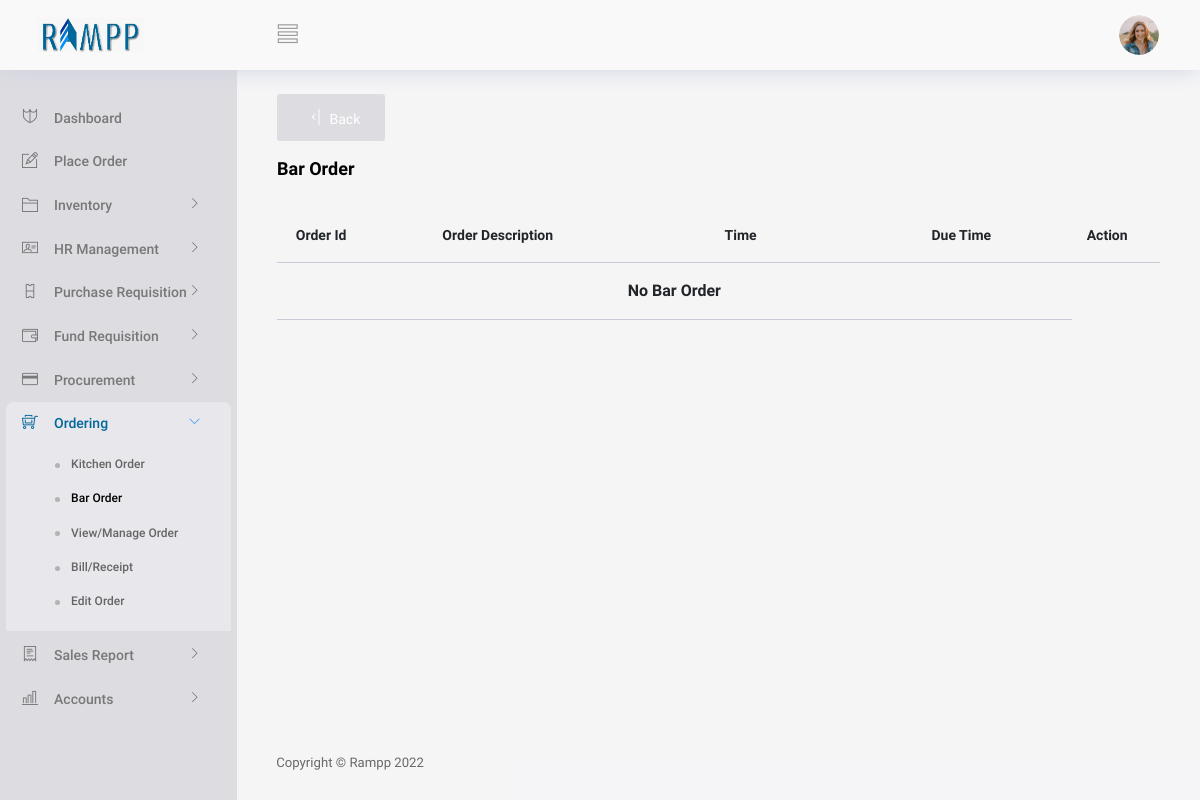
/View/Ordering/bar.php (signed in), run on an earlier commit of the app's database.
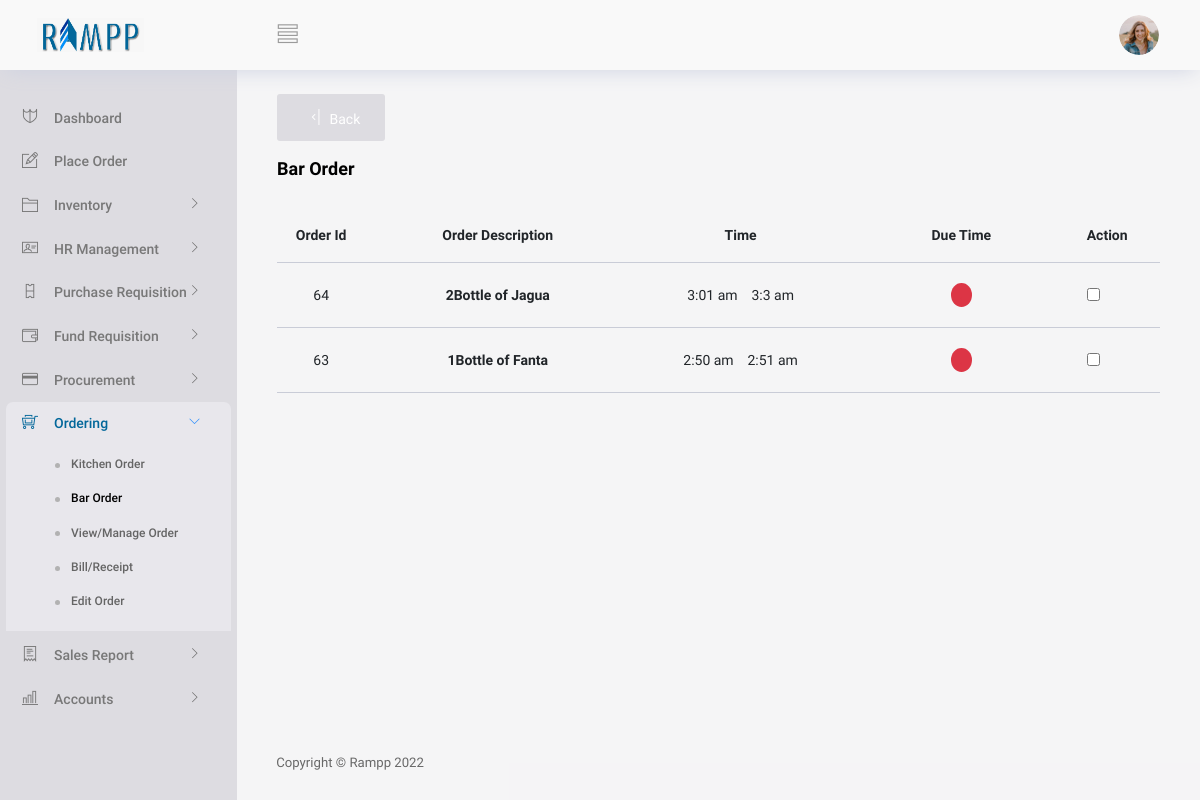
And on a later commit of the database.
### tables this page shows
CREATE TABLE IF NOT EXISTS `orders` (
  `sellerid` int(10) DEFAULT NULL,
  `orderid` int(10) NOT NULL,
  `totaltime` int(30) NOT NULL,
  `totalammount` int(200) NOT NULL,
  `status` int(10) NOT NULL,
  `orderdate` date NOT NULL,
  `odertime` varchar(30) NOT NULL,
  `hr` int(10) NOT NULL,
  `min` int(10) NOT NULL,
  `ampm` varchar(20) NOT NULL,
  `br` int(20) NOT NULL,
  `kch` int(20) NOT NULL,
  `receipt` int(10) NOT NULL,
  `k` int(10) NOT NULL,
  `b` int(10) NOT NULL,
  `bill` int(10) NOT NULL,
  `kt` int(100) NOT NULL,
  `bt` int(100) NOT NULL,
  `totalProfit` int(100) NOT NULL,
  `customerId` int(70) NOT NULL
);

CREATE TABLE IF NOT EXISTS `orderditems` (
  `productname` varchar(200) NOT NULL,
  `price` int(100) NOT NULL,
  `quantity` int(100) NOT NULL,
  `amount` int(200) NOT NULL,
  `preptime` int(60) NOT NULL,
  `orderid` int(100) NOT NULL,
  `productcat` varchar(200) NOT NULL,
  `sn` int(200) NOT NULL,
  `finish` int(10) NOT NULL,
  `prepAt` varchar(100) NOT NULL,
  `description` varchar(200) NOT NULL,
  `dateOrderd` date DEFAULT NULL,
  `productId` int(100) NOT NULL,
  `profit` int(100) NOT NULL,
  `costprice` int(100) DEFAULT NULL,
  `sellingprice` int(100) DEFAULT NULL,
  `unitOfMeasure` varchar(70) NOT NULL,
  `id` int(11) NOT NULL AUTO_INCREMENT,
  PRIMARY KEY (`id`)
);

### Controller/generalController.php (called while the page is built, shortened)
<?php
class GeneralController
{
    function getAllOrderItems($conn,$id)
    {
        $items = array();
        $query = "SELECT * FROM orderditems WHERE orderid ='$id'";
        $results = mysqli_query($conn, $query);
        while ($row = mysqli_fetch_array($results)) {
            $items[] = $row;
        }
        return $items;
    }
    function getAllBarOrder($conn)
    {
        $items = array();
        $query = "SELECT * FROM orders WHERE br='1' AND `status`='0'";
        $results = mysqli_query($conn, $query);
        while ($row = mysqli_fetch_array($results)) {
            $items[] = $row;
        }
        return $items;
    }
    function check_in_array(array $array, $callback)
    {
        $value = call_user_func($callback, $array);
        return $value;
    }
}

### View/Ordering/bar.php (the view, shortened to what the changed rows need)
<?php
   if(isset($_SESSION['validuser']))
   {
     include("../partials/_header.php");
     require("../../Controller/generalController.php");
     $conn = conString1();
    $UserUtils = new GeneralController();
    $order =  $UserUtils->getAllBarOrder($conn);
?>
<body>
  <div class="container-scroller">
    <div class="container-fluid page-body-wrapper">
      <div class="main-panel">
        <div class="content-wrapper gbgn">
          <br/>
          <br/>
         <div class="row">
         <div class="col-12 grid-margin ">
              <div class="" >
                <div class="">
                <div class="table-responsive">
                    <table class="table table-hover">
                        <thead>
                            <tr>
                                <th class="text-center" width="10%">Order Id</th>
                                <th class="text-center" width="30%">Order Description</th>
                                <th class="text-center" width="25%">Time</th>
                                <th class="text-center" width="25%">Due Time</th>
                                <th class="text-left" width="10%">Action</th>
                            </tr>
                        </thead>
                        <tbody>
                        <?php
                      $data22 =  $UserUtils->check_in_array($order, function($i){
                        $ans = array();
                        foreach ($i as $index => $v) {
                            if ($v['b'] == 0) {
                                $ans[] = $v;
                            }
                        }
                        return (count($ans) == 0?array():$ans);
                        });
                           if (count($data22) < 1) {
                        ?>
                        <tr>
                        <th colspan="4" class="text-center">No Bar Order</th>
                            <?php
                           }else{
                                foreach ($data22  as $index => $value) {
                            ?>
                                <tr>
                                  <td class="text-center"><?php echo $value['orderid'] ?></td>
                                  <td class="text-center">
                                    <div class="row">
                                    <?php
                                    $data =  $UserUtils->getAllOrderItems($conn,$value['orderid']);
                                    $data2 =  $UserUtils->check_in_array($data, function($i){
                                      $ans = array();
                                      foreach ($i as $index => $v) {
                                          if ($v['prepAt'] == "Bar") {
                                              $ans[] = $v;
                                          }
                                      }
                                      return (count($ans) == 0?array():$ans);
                                      });
                                        foreach ($data2 as $index => $value2) {
                                          $min = $value['min']+$value['bt'];
                                    ?>
                                      <div class="col-12">
                                        <p class="font-weight-bold mb-0"><?php echo $value2["quantity"]."".$value2["unitOfMeasure"]." of ". $value2['productname'] ?></p>
                                      </div>
                                    <?php
                                      }
                                    ?>
                                    </div>
                                  </td>
                                  <td class="text-center"><?php echo $value['odertime']?> &nbsp;&nbsp; <?php echo "".$value['hr'].":".$min." ".$value['ampm']?> </td>
                                  <?php
                                   $h = date("h")+1;
                                   $m = date("i");
                                   $ts = "$h:$m";
                                   $hr = $value['hr'];
                                   $ot = "$hr:$min";
                                   $dd = date("h:i",strtotime($ts));
                                   $ee = date("h:i",strtotime($ot));
                                     if ($dd > $ee){
                                ?>
                                 <td class="text-center"><label class='badge badge-danger rounded-circle text-danger'>.</label> </td>
                                <?php
                                }else{
                                  ?>
                                  <td class="text-center"><label class='badge badge-success rounded-circle text-success'>.</label> </td>
                                <?php
                                }
                              ?>
                                    <td class="text-left "><input class="text-primary" value="1"  type="checkbox" onChange="checkItem(<?php echo $value['orderid'] ?>,this)"></td>
                                </tr>
                                <?php
                                }
                                }
                                  ?>
                        </tbody>
                    </table>
                </div>
                </div>
              </div>
            </div>
         </div>
        </div>
        </div>
        </div>
      </div>
<?php
 include("../partials/_script.php");
?>
<?php
 }
 else
 {
     header("Location: ../../index.php?message=loginNot");
     exit;
 }
?>

What changed in the data, as far as the page shows it:
added orders: orderid "64", odertime "3:01 am", hr "3", min "3", ampm "am"
added orderditems: quantity "2", unitOfMeasure "Bottle", productname "Jagua", shown under "64"
added orders: orderid "63", odertime "2:50 am", hr "2", min "51", ampm "am"
added orderditems: quantity "1", unitOfMeasure "Bottle", productname "Fanta", shown under "63"
Also different on the page:
text no longer shown: "No Bar Order"
